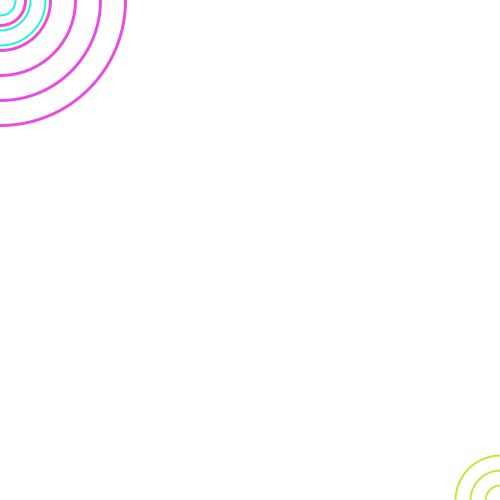
Frame 1 (no input)
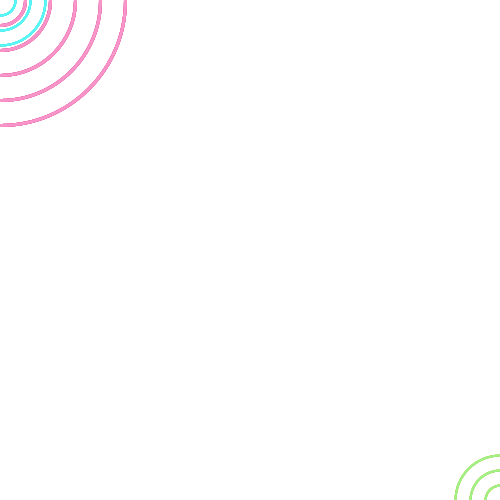
Frame 60 (the mouse pressed at the canvas centre just before this capture)
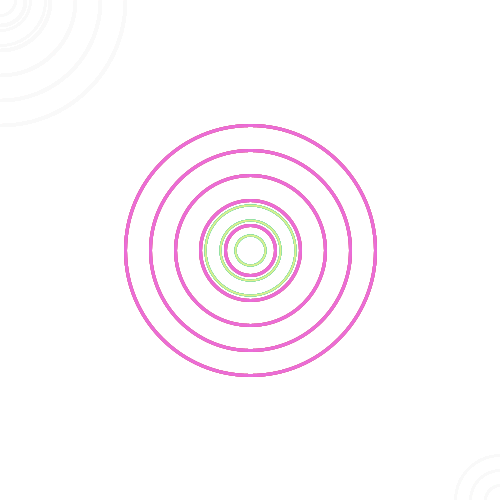
Frame 120 (the mouse held since frame 60 and released just before this capture)

The Processing sketch that drew these frames (run headless with seeded random() and noise(); from frame 60 on, the mouse is pressed at the canvas centre):

// Processing sketch: processing_71204
// ── processing_71204.pde

void setup() {
  size(500, 500);
  smooth();
  background(255);
  frameRate(60);
}

void draw() { 
   noStroke();
   fill(255, 255, 255, 20);
   rect(0, 0, width, height);
   //  big pinky
   bullseye(5, 3, 50, random(200, 255), random(50, 150), random(100, 230), mouseX, mouseY);
   //  little bluey
   bullseye(3, 2, 30, random(0, 100), random(200, 255), random(200, 255), mouseY, mouseX);
   //  little yellowey
   bullseye(3, 2, 30, random(150, 255), random(200, 255), random(0, 180), width-mouseX, height-mouseY);
   }

void bullseye (float rings, float thickness, float spacing, 
                float color1, float color2, float color3, 
                float xPosition, float yPosition) {
  stroke(color1, color2, color3);
  strokeWeight(thickness);
  noFill();
  for (int i=0;i <= rings;i++) {
    ellipse(xPosition, yPosition, i*spacing, i*spacing);
  }
}
